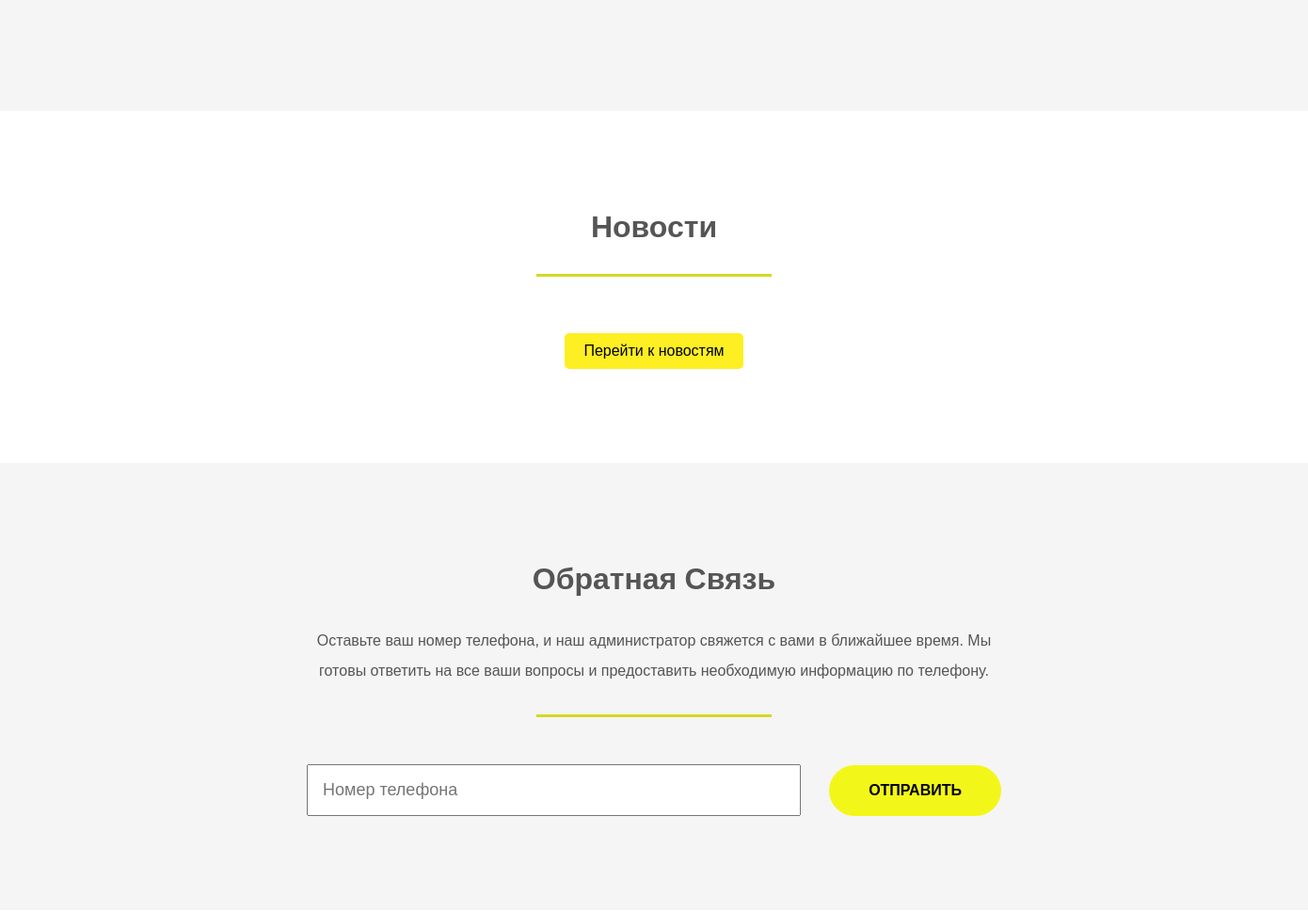
The app's page / (middle part), older data.
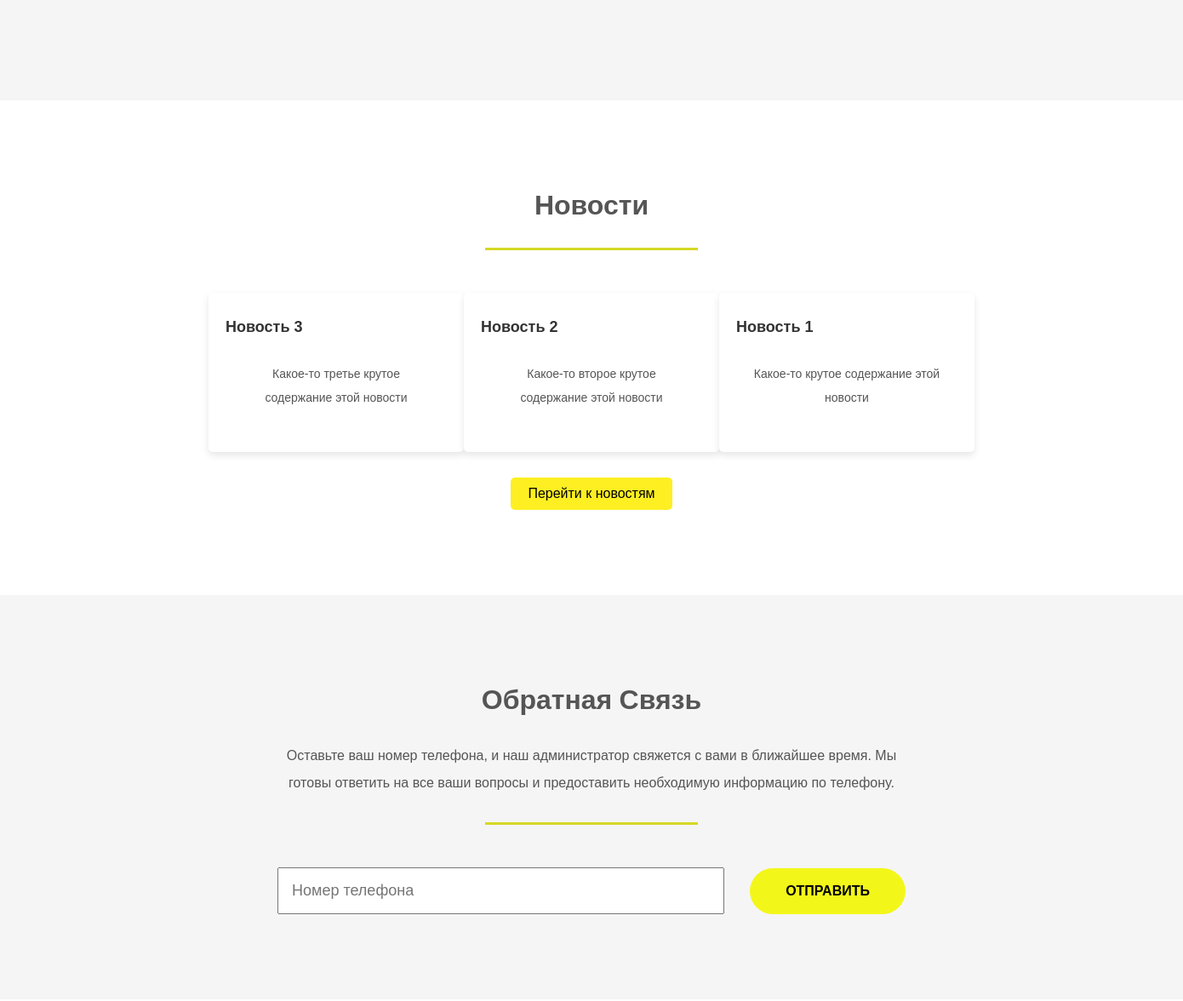
The same page, newer data.
### mana/models.py (models this page shows, shortened)
class News(models.Model):
    title = models.CharField(max_length=255)
    content = models.TextField(blank=True)
    photo = models.ImageField(upload_to="photos/%Y/%m/%d/", default=None,
                              blank=True, null=True, verbose_name="Фото")
    time_create = models.DateTimeField(auto_now_add=True)
    time_update = models.DateTimeField(auto_now=True)
    is_published = models.BooleanField(default=True)
    class Meta:
        ordering = ['-time_create']
        indexes = [
            models.Index(fields=['-time_create'])
        ]
        verbose_name = 'Новости'
        verbose_name_plural = "Новости"

### mana/views.py (the view)
# urls.py: path('', views.index, name='home'),
def index(request):
    news = News.objects.filter(is_published=1)
    data = {
        'news': news,
    }
    return render(request, 'mana/html/index.html', data)

### mana/templates/mana/html/index.html (shortened to what this page needs)
{% load static %}
<!DOCTYPE html>
<html>
<head>
    <head>
    </head>
    <link rel="stylesheet" type="text/css" media="screen" href="{% static 'mana/css/main.css' %}" />
    <link rel="stylesheet" href="https://use.fontawesome.com/releases/v5.1.0/css/all.css">
</head>
<body>
          <section class="packages" id="computers">
          <main>
              <div class="computer-container">
              </div>
          </main>
          </section>
          <section class="testimonials" id = "news">
                <h3 class="title">Новости </h3>
                <hr>
                <main>
                  <div class="news-container">
                      {% for n in news|slice:":3" %}
                        <div class="news">
                        <a href="news/{{ n.id }}">
                          <h2>{{n.title}}</h2>
                          <p>
                            {% autoescape off %}
                            {{n.content|linebreaks|truncatewords:40}}
                            {% endautoescape %}
                          </p>
                        </a>
                      </div>
                      {% endfor %}
                  </div>
              </main>
              <div class="button-container">
                <a href="news" class="news-button">Перейти к новостям</a>
              </div>
              </section>
              <section class="contact" id = "contact">
                <h3 class="title">Обратная связь</h3>
                <p> Оставьте ваш номер телефона, и наш администратор свяжется с вами в ближайшее время. Мы готовы ответить на все ваши вопросы и предоставить необходимую информацию по телефону. </p>
                <hr>
                <form>
                  <input type="" placeholder="Номер телефона">
                  <a href="#" class="btn">Отправить</a>
                </form>
              </section>
</body>
</html>

### mana/static/mana/css/main.css (style rules this page uses)
* { margin: 0 ; box-sizing: border-box ; padding: 0 ; }
html { font : normal 16px sans-serif ; color : #555 ; }
a { cursor: pointer ; text-decoration: none ; opacity: 1 ; color : #fff ; }
a.btn { border-radius: 47px 47px 47px 47px ; border-color: #000000 ; color: black; border-width: 1px 1px 1px 1px; text-transform: uppercase ; font-weight: bold ; text-align: center ; background-color : #f3f719 ; opacity: 1; transition-timing-function: ease ; transition-duration: 0.3s ; }
section { display: flex ; flex-direction: column ; align-items: center ; padding: 100px 80px ; }
hr { width : 250px ; height : 3px ; background-color: #d5d826 ; border : 0 ; margin-bottom: 50px ; }
section h3.title { text-transform: capitalize ; font : bold 32px "Open Sans" , sans-serif ; margin-bottom: 30px ; text-align: center ; }
section p { max-width: 775px ; line-height: 2 ; padding: 0 20px ; margin-bottom: 30px ; text-align: center ; }
section:not(.hero):nth-child(even) { background-color: #f5f5f5; }
.contact form { display: flex ; align-items: center ; justify-content: center ; flex-wrap: wrap ; width : 60% ; }
.contact form .btn { padding: 18px 42px ; }
.contact form input { padding: 15px ; margin-right: 30px; font-size: 18px ; color : #555 ; flex :1 ; }
.computer-container { display: flex; justify-content: space-around; flex-wrap: wrap; margin-top: 20px; }
.news-container { display: flex; flex-wrap: wrap; justify-content: space-around; }
.news { width: 300px; padding: 20px; margin-bottom: 20px; border-radius: 5px; box-sizing: border-box; background-color: #fff; box-shadow: 0 4px 8px rgba(0, 0, 0, 0.1); transition: box-shadow 0.3s ease; }
.news h2 { margin-top: 10px; font-size: 18px; color: #333; }
.news p { margin-top: 10px; font-size: 14px; color: #555; }
.button-container { text-align: right; margin-top: 10px; }
.news-button { display: inline-block; padding: 10px 20px; background-color: #fdef22; color: rgb(0, 0, 0); text-decoration: none; border-radius: 5px; transition: background-color 0.3s ease; }

Row changes from the older to the newer data that the page shows:
added News: title "Новость 3", content "Какое-то третье крутое содержание этой новости"
added News: title "Новость 2", content "Какое-то второе крутое содержание этой новости"
added News: title "Новость 1", content "Какое-то крутое содержание этой новости"
